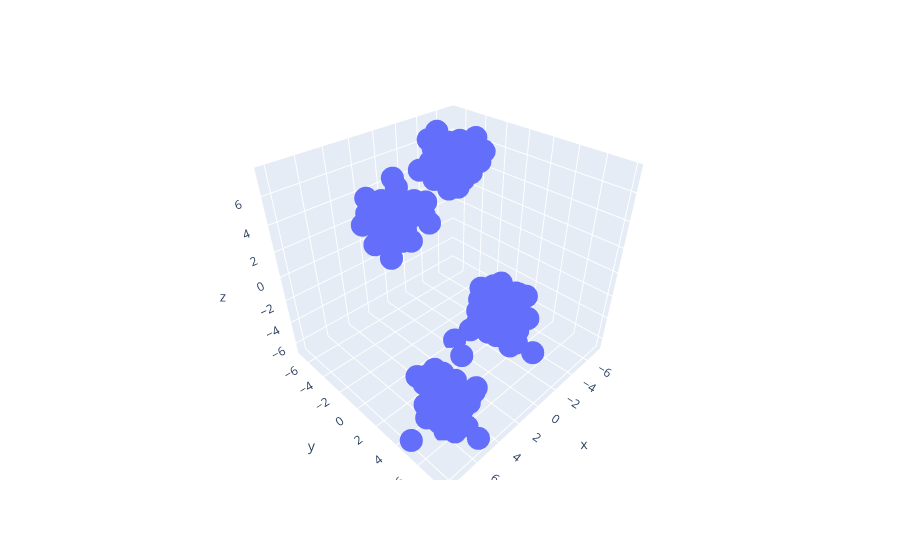

Source (notebook cell):
### Code cell
px.scatter_3d(x=X[:,0],y=X[:,1],z=X[:,2])

### Figure 1 — Plotly figure (JSON) as saved in the notebook; plotly's stock layout.template omitted (floating-point values rounded to 4 significant figures; data arrays with more than 128 entries replaced by an {"elided": "..."} marker saying what was removed)
{"data": [{"hovertemplate": "x=%{x}<br>y=%{y}<br>z=%{z}<extra></extra>", "legendgroup": "", "marker": {"color": "#636efa", "symbol": "circle"}, "mode": "markers", "name": "", "scene": "scene", "showlegend": false, "type": "scatter3d", "x": {"elided": "200 float values"}, "y": {"elided": "200 float values"}, "z": {"elided": "200 float values"}}], "layout": {"legend": {"tracegroupgap": 0}, "margin": {"t": 60}, "scene": {"domain": {"x": [0, 1], "y": [0, 1]}, "xaxis": {"title": {"text": "x"}}, "yaxis": {"title": {"text": "y"}}, "zaxis": {"title": {"text": "z"}}}}}
